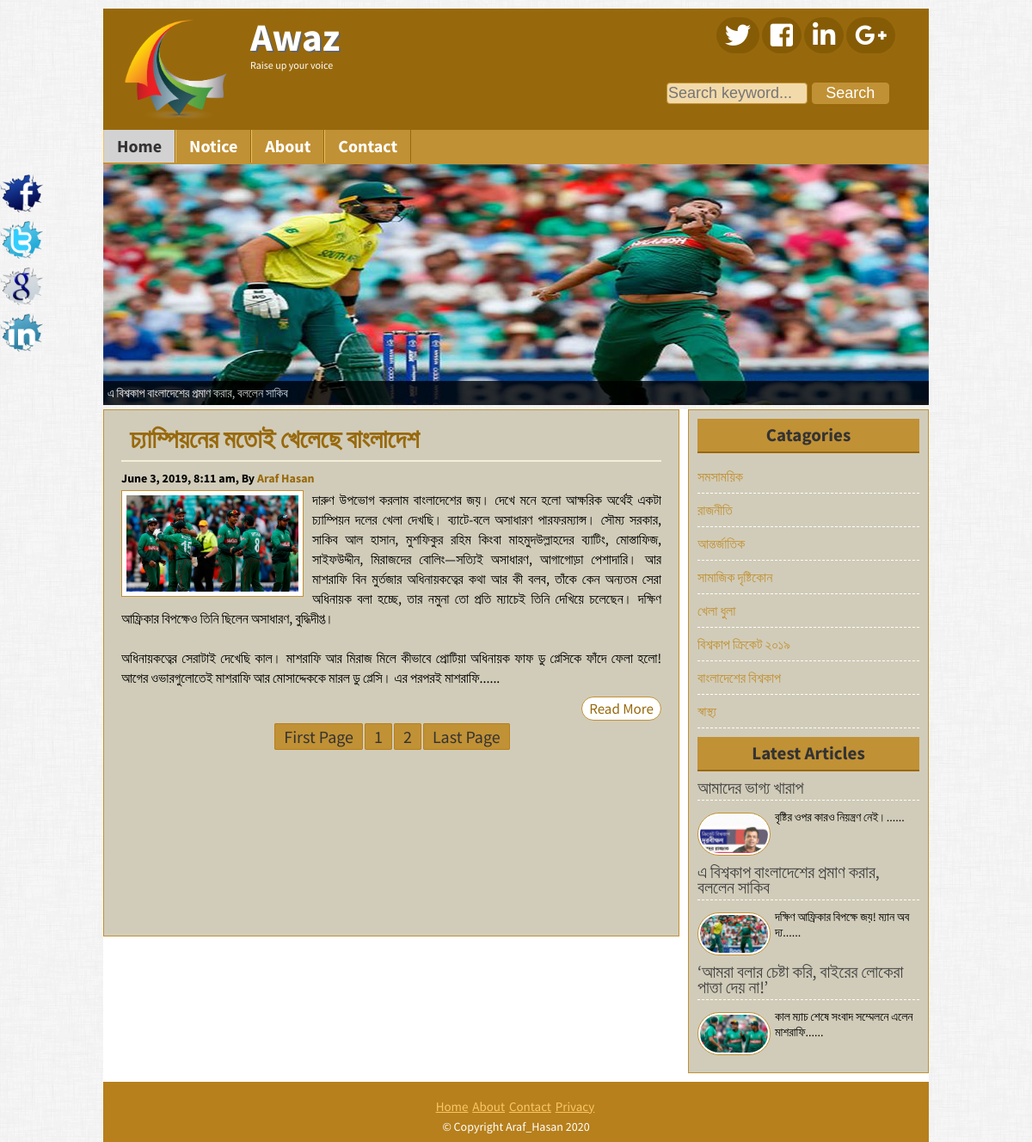
The app's page /index.php?page=2 with its own data.
### tables this page shows
CREATE TABLE `title_slogan` (
  `id` int(11) NOT NULL,
  `title` varchar(255) NOT NULL,
  `slogan` varchar(255) NOT NULL,
  `image` varchar(255) NOT NULL
);

CREATE TABLE `tbl_social` (
  `id` int(11) NOT NULL,
  `fb` varchar(255) NOT NULL,
  `tw` varchar(255) NOT NULL,
  `ln` varchar(255) NOT NULL,
  `gp` varchar(255) NOT NULL
);

CREATE TABLE `tbl_pages` (
  `id` int(11) NOT NULL,
  `name` varchar(255) NOT NULL,
  `body` text NOT NULL
);

CREATE TABLE `tbl_post` (
  `id` int(11) NOT NULL,
  `catagory` int(11) NOT NULL,
  `title` varchar(255) NOT NULL,
  `body` text NOT NULL,
  `image` varchar(255) NOT NULL,
  `author` varchar(50) NOT NULL,
  `tags` varchar(255) NOT NULL,
  `date` timestamp NOT NULL DEFAULT CURRENT_TIMESTAMP,
  `vdo` varchar(512) NOT NULL,
  `userid` int(11) NOT NULL
);

CREATE TABLE `tbl_catagory` (
  `id` int(11) NOT NULL,
  `name` varchar(50) NOT NULL
);

CREATE TABLE `tbl_footer` (
  `id` int(11) NOT NULL,
  `footernote` varchar(255) NOT NULL
);

### lib/Database.php (called while the page is built, shortened)
<?php
	class Database
	{
		public $host 	= DB_HOST;
		public $user 	= DB_USER;
		public $pass 	= DB_PASS;
		public $dbName 	= DB_NAME;
		public $link, $error;
		private function connectDB(){
			$this->link = new mysqli($this->host, $this->user, $this->pass, $this->dbName);
			$this->link->set_charset("utf8");
		}
		public function selectData($data){
			$result = $this->link->query($data) or die ($this->link->error.__LINE__);
			if ($result->num_rows > 0) {
				return $result;
			}else{
				return false;
			}
		}
	}
?>

### helpers/formate.php (called while the page is built, shortened)
<?php
	class formate{
		public function formatDate($date){
			return date("F j, Y, g:i a",strtotime($date));
		}
		public function textShorten($text, $limit = 1800){
			$text = $text." ";
			$text = substr($text, 0, $limit);
			$text = substr($text, 0, strrpos($text, ' '));
			$text = $text."......";
			return $text;
		}
	}
?>

### index.php (the view)
<?php
	  include 'inc/header.php';
 	  include 'inc/slider.php';
?>
	<div class="contentSection templete">
		<div class="mainContent templete">
			<?php
				$per_page = 3;
				if(isset($_GET["page"])){
					$page = $_GET["page"];
				}else{
					$page = 1;
				}
				$start_form = ($page-1)*$per_page;
			 ?>
			<?php
				$query = "SELECT * from tbl_post ORDER BY id DESC limit $start_form, $per_page";
				$post  = $db->selectData($query);
				if($post){
					while($result = $post->fetch_assoc()){
			?>
			<div class="samePost" style="overflow: hidden;">
				<h2><a style="text-decoration: none; color: #98690C;" href="post.php?id=<?php echo $result['id']; ?>"><?php echo $result['title']; ?></a></h2>
				<h4 style="padding-bottom: 5px;"><?php echo $fm->formatDate($result['date']); ?>, By <a style="text-decoration: none; color: #98690C" href="#"><?php echo $result['author']; ?></a></h4>
				<a href="post.php?id=<?php echo $result['id'] ?>"><img src="admin/<?php echo $result['image']; ?>" alt="post image"/></a>
				<?php echo $fm->textShorten($result['body']); ?>
				<div class="readmore" style="overflow: hidden"><a href="post.php?id=<?php echo $result['id']; ?>">Read More</a></div>
			</div>
			<?php } ?>
			<?php
				$query 	= "SELECT * FROM tbl_post";
				$result = $db->selectData($query);
				$total_row = mysqli_num_rows($result);
				$total_pages = ceil($total_row/$per_page);
				echo "<span class='pagination'><a href = 'index.php?page=1'>".'First Page'."</a>";
				for ($i=1; $i <=$total_pages ; $i++) {
					echo "<a href = 'index.php?page=".$i."'>".$i."</a>";
				}
				echo "<a href = 'index.php?page=$total_pages'>".'Last Page'."</a></span>"; ?>
			<?php }else{header("Location:404.php");}?>
		</div>
		<?php include 'inc/sidebar.php'; ?>
	</div>
	<?php include 'inc/footer.php'; ?>
	<?php include 'inc/socialicon.php'; ?>
</body>
</html>

### inc/header.php (shortened to what this page needs)
<?php
	include 'lib/Database.php';
	include 'helpers/formate.php';
?>
<?php
	$db 	= new Database();
	$fm 	= new formate();
 ?>
<!DOCTYPE html>
<html>
<head>
<link rel="stylesheet" href="css/nivo-slider.css" type="text/css" media="screen" />
<link rel="stylesheet" href="portal1.css"/>
<link rel="stylesheet" href="fontawesome/css/fontawesome.min.css"/>
<link rel="stylesheet" type="text/css" href="fontawesome/css/all.min.css">
</head>
<body>
	<div class="headerSection templete">
		<a style="color: #FFFFFF;" href="index.php">
			<div class="logo">
				<?php
					$query = "SELECT * FROM title_slogan WHERE id = '1'";
					$blog_title = $db->selectData($query);
					if($blog_title){
						while ($result = $blog_title->fetch_assoc()) {?>
				<img src="admin/<?php echo $result['image']; ?>" alt = "Logo"/>
				<h2><?php echo $result['title']; ?></h2>
				<p style="font-size: 12px;"><?php echo $result['slogan']; ?></p>
				<?php }} ?>
			</div>
		</a>
		<div class="social">
			<div class="icon">
			<?php
				$query = "SELECT * FROM tbl_social WHERE id = '1'";
				$socialLink = $db->selectData($query);
				if($socialLink){
					while($result = $socialLink->fetch_assoc()){?>
				<a href="<?php echo $result['tw']; ?>"><i class="fab fa-twitter"></i></a>
				<a href="<?php echo $result['fb']; ?>"><i class="fab fa-facebook-square"></i></a>
				<a href="<?php echo $result['ln']; ?>"><i class="fab fa-linkedin-in"></i></a>
				<a href="<?php echo $result['gp']; ?>"><i class="fab fa-google-plus-g"></i></a>
				<?php } } ?>
			</div>
			<div class="searchBtn">
				<form action="search.php" method="get">
					<input style="width: 160px; padding: 1px; margin-right: 2px; background: #f3daaa; font-size: 18px;" type="text" name="search" placeholder="Search keyword..."/>
					<input style= "width: 90px; padding: 1px; font-size: 18px; " type="submit" name="submit" value="Search"/>
				</form>
			</div>
		</div>
	</div>
	<div class="navSection templete">
			<?php
				$path = $_SERVER['SCRIPT_FILENAME'];
				$title = basename($path, '.php');
			 ?>
			<ul>
				<li><a <?php if($title == 'index'){echo "id = 'active'";} ?> href="index.php">Home</a></li>
				<?php
					$query = "SELECT * FROM tbl_pages";
					$pages = $db->selectData($query);
					if($pages){
						while ($result = $pages->fetch_assoc()) {?>
					<li><a
						<?php
							if(isset($_GET['pageid']) && $_GET['pageid'] == $result['id']){
								echo "id = 'active'";
							}
						?>
					 href="page.php?pageid=<?php echo $result['id']; ?>"><?php echo $result['name']; ?></a></li>
				<?php } } ?>
				<li><a
					<?php if($title == 'about'){echo "id = 'active'";} ?> href="about.php">About</a></li>
				<li><a <?php if($title == 'contact'){echo "id = 'active'";} ?> href="contact.php">Contact</a></li>
			</ul>
	</div>

### inc/sidebar.php
<div class="sideBar templete">
		<div class="samesideBar" style="overflow: hidden;">
			<h2>Catagories</h2>
			<ul>
				<?php
					$query = "SELECT * FROM tbl_catagory";
					$catagory  = $db->selectData($query);
					if($catagory){
						while($catResult = $catagory->fetch_assoc()){?>
						<li><a href="posts.php?catagory=<?php echo $catResult['id'] ?>"><?php echo $catResult['name']; ?></a></li>
				<?php }}else{ ?>
					<li>No Catagory Created</li>
				<?php }?>
			</ul>
		</div>
		<div class="samesideBar" style="overflow: hidden;">
			<h2>Latest Articles</h2>
			<?php
				$query = "SELECT * FROM tbl_post ORDER BY date DESC LIMIT 3";
				$latPost = $db->selectData($query);
				if($latPost){
					while ($latResult = $latPost->fetch_assoc()) {?>
			<div class="popular" style="overflow: hidden;">
				<h3><a href="post.php?id=<?php echo $latResult['id']; ?>"><?php echo  $latResult['title']; ?></a></h3>
				<a href="post.php?id=<?php echo $latResult['id'];?>"><img src="admin/<?php echo $latResult['image']; ?>" alt="post image"/></a>
				<p><?php echo $fm->textShorten($latResult['body'], 120); ?></p>
			</div>
			<?php }}else{header("Location: 404.php");} ?>
		</div>

### inc/footer.php
<div class="footerSection templete">
		<div class="footermenu" style="overflow: hidden;">
			<ul>
				<li><a href="#">Home</a></li>
				<li><a href="#">About</a></li>
				<li><a href="#">Contact</a></li>
				<li><a href="#">Privacy</a></li>
			</ul>
		</div>
		<?php
			$query = "SELECT * FROM tbl_footer WHERE id = '1'";
			$copyright = $db->selectData($query);
			if($copyright){
				while($result = $copyright->fetch_assoc()){?>
		<p><span style="color: #FFFFFF">&copy; <?php echo $result['footernote']; echo " ".date('Y');?></span></p>
		<?php } } ?>
	</div>

### inc/socialicon.php (shortened to what this page needs)
<div class="fixedicon" style="overflow: hidden;">
	<?php
		$query = "SELECT * FROM tbl_social WHERE id = '1'";
		$socialLink = $db->selectData($query);
		if($socialLink){
			while ($result = $socialLink->fetch_assoc()) {?>
		<a href="<?php echo $result['fb']; ?>" target="_blank"><img src="images/fb.png" alt="fb"></a>
		<a href="<?php echo $result['tw']; ?>" target="_blank"><img src="images/tw.png" alt="twiter"></a>
		<a href="<?php echo $result['gp']; ?>"target="_blank"><img src="images/gl.png" alt="google"></a>
		<a href="<?php echo $result['ln']; ?>"target="_blank"><img src="images/in.png" alt="linkedIn"></a>
		<?php } }  ?>
	</div>

### portal1.css (style rules this page uses)
* { margin: 0; padding: 0; outline: 0; }
body { font-family: 'Source Sans Pro', sans-serif; font-size: 14px; line-height: 18px; color: #000; margin-top: 10px; background: url(images/bg.png)repeat fixed 0 0 #fff; }
input[type="text"], input[type="email"], input[type="password"] { width: 300px; padding: 5px; margin-bottom: 5px; border: 1px solid #C19135; border-radius: 4px; }
input[type="submit"] { background: #C19135; border: 1px solid #C19135; font-size: 25px; padding: 2px 6px; color: #fff; cursor: pointer; border-radius: 4px; }
.templete { width: 960px; background: #ddd; margin: 0 auto; overflow: hidden; }
.headerSection { background: #98690C; color: #fff; }
.logo { width: 290px; float: left; }
.logo img { width: 140px; float: left; padding-left: 15px; padding-bottom: 10px; padding-top: 10px; margin-right: 16px; }
.logo h2 { margin-top: 24px; font-size: 45px; margin-bottom: 15px; color: #fff; text-shadow: 2px 2px 0 #666; }
.icon { width: 225px; margin-left: 58px; }
.social { width: 305px; padding-top: 16px; float: right; }
.social a { font-size: 30px; color: #fff; background: #865b05; padding: 2px 10px; border-radius: 25px; }
.searchBtn { margin-top: 40px; }
.navSection { height: 40px; background: #C19135; }
.navSection ul { margin: 0; padding: 0; list-style: none }
.navSection ul li { display: block; float: left; border-right: 1px solid #98690C; border-left: 1px solid #F2C260; }
.navSection ul li a { display: block; text-decoration: none; padding: 10px 15px; font-size: 20px; color: #fff; font-weight: bold; }
#active { background: #D2D2D2; color: #333333; }
.contentSection { background: #ffffff; margin-top: 5px; }
.mainContent { width: 628px; background: #D1CCB9; float: left; padding: 10px; margin: 0px 10px 10px 0px; border: 1px solid #C19135; padding: 8px 20px; min-height: 595px; }
.pagination { display: block; font-size: 20px; text-align: center; padding: 10px; }
.pagination a { background: #C19135; text-decoration: none; border: 1px solid #B7801C; color: #333; padding: 2px 10px; margin-left: 2px; border-radius: 2px; }
.samePost h2 { padding: 10px; font-size: 30px; border-bottom: 2px solid #F3EFD8; margin-bottom: 10px; color: #98690C; line-height: 30px; }
.samePost img { float: left; width: 200px; margin-right: 10px; background: #fff; padding: 5px; border: 1px solid #C19135; }
.samePost p { font-size: 16px; line-height: 23px; text-align: justify; }
.readmore { float: right; margin-top: 10px; }
.readmore a { background: #fff; border: 1px solid #C19135; color: #98690C; border-radius: 40px; font-size: 17px; display: block; padding: 4px 8px; text-decoration: none; }
.sideBar { background: #D1CCB9; width: 258px; float: right; margin: 10px; margin-top: 0px; margin-left: 0px; margin-right: 0px; padding: 10px; border: 1px solid #C19135; }
.samesideBar { margin-bottom: 10px; }
.samesideBar h2 { background: #C19135; padding: 10px; color: #333; margin-bottom: 8px; border-bottom: 2px solid #98690C; text-align: center; }
.samesideBar ul { padding: 0; margin: 0; }
.samesideBar ul li { font-size: 16px; padding: 10px 8px; padding-left: 0px; border-bottom: 1px dashed #ffffff; }
.samesideBar ul li a { text-decoration: none; color: #C19135; }
.popular { margin-top: 10px; }
.popular h3 { font-weight: normal; font-size: 20px; border-bottom: 1px dashed #fff; margin-bottom: 10px; padding-bottom: 5px; }
.popular h3 a { text-decoration: none; color: #444; }
.popular img { width: 79px; height: 44px; float: left; margin-right: 5px; margin-top: 4px; background: #fff; border: 1px solid #C19135; padding: 2px; border-radius: 30px; }
.footerSection { background: #B7801C; height: 70px; text-align: center; }
.fixedicon { position: fixed; left: 0; top: 200px; width: 60px; }
.fixedicon img { width: 50px; }
.footermenu { margin-top: 20px; margin-bottom: 5px; }
.footermenu ul { padding: 0px; margin: 0px; list-style: none; text-align: center; }
.footermenu ul li { display: inline-block; }
.footermenu ul li a { color: #FAC767; font-size: 15px; margin-right: 2px; }

### records on screen
title_slogan: image (picture), title "Awaz", slogan "Raise up your voice"
tbl_pages: name "Notice"
tbl_post: title "চ্যাম্পিয়নের মতোই খেলেছে বাংলাদেশ", date "June 3, 2019, 8:11 am", author "Araf Hasan", image (picture), body "দারুণ উপভোগ করলাম বাংলাদেশের জয়। দেখে মনে হলো আক্ষরিক অর্থেই একটা চ্যাম্পিয়ন দলের খেলা দেখছি। ব্যাটে-বলে অসাধারণ পারফরম্যান্স। সৌম্য সরকার, সাকিব আল হাসান, মুশফিকুর রহিম কিংবা মাহমুদউল্লাহদের ব্যাটিং, মোস্তাফিজ, সাইফউদ্দীন, মিরাজদের বোলিং—সত্যিই অসাধারণ, আগাগোড়া পেশাদারি। আর মাশরাফি বিন মুর্তজার অধিনায়কত্বের কথা আর কী বলব, তাঁকে কেন অন্যতম সেরা অধিনায়ক বলা হচ্ছে, তার নমুনা তো প্রতি ম্যাচেই তিনি দেখিয়ে চলেছেন। দক্ষিণ আফ্রিকার বিপক্ষেও তিনি ছিলেন অসাধারণ, বুদ্ধিদীপ্ত। অধিনায়কত্বের সেরাটাই দেখেছি কাল। মাশরাফি আর মিরাজ মিলে কীভাবে প্রোটিয়া অধিনায়ক ফাফ ডু প্লেসিকে ফাঁদে ফেলা হলো! আগের ওভারগুলোতেই মাশরাফি আর মোসাদ্দেককে মারল ডু প্লেসি। এর পরপরই মাশরাফি......"
tbl_catagory: name "সমসাময়িক"
tbl_catagory: name "রাজনীতি"
tbl_catagory: name "আন্তর্জাতিক"
tbl_catagory: name "সামাজিক দৃষ্টিকোন"
tbl_catagory: name "খেলা ধুলা"
tbl_catagory: name "বিশ্বকাপ ক্রিকেট ২০১৯"
tbl_catagory: name "বাংলাদেশের বিশ্বকাপ"
tbl_catagory: name "স্বাস্থ্য"
tbl_post: title "আমাদের ভাগ্য খারাপ", image (picture), body "বৃষ্টির ওপর কারও নিয়ন্ত্রণ নেই।......"
tbl_post: title "এ বিশ্বকাপ বাংলাদেশের প্রমাণ করার, বললেন সাকিব", image (picture), body "দক্ষিণ আফ্রিকার বিপক্ষে জয়! ম্যান অব দ্য......"
tbl_post: title "‘আমরা বলার চেষ্টা করি, বাইরের লোকেরা পাত্তা দেয় না!’", image (picture), body "কাল ম্যাচ শেষে সংবাদ সম্মেলনে এলেন মাশরাফি......"
tbl_footer: footernote "Copyright Araf_Hasan"
